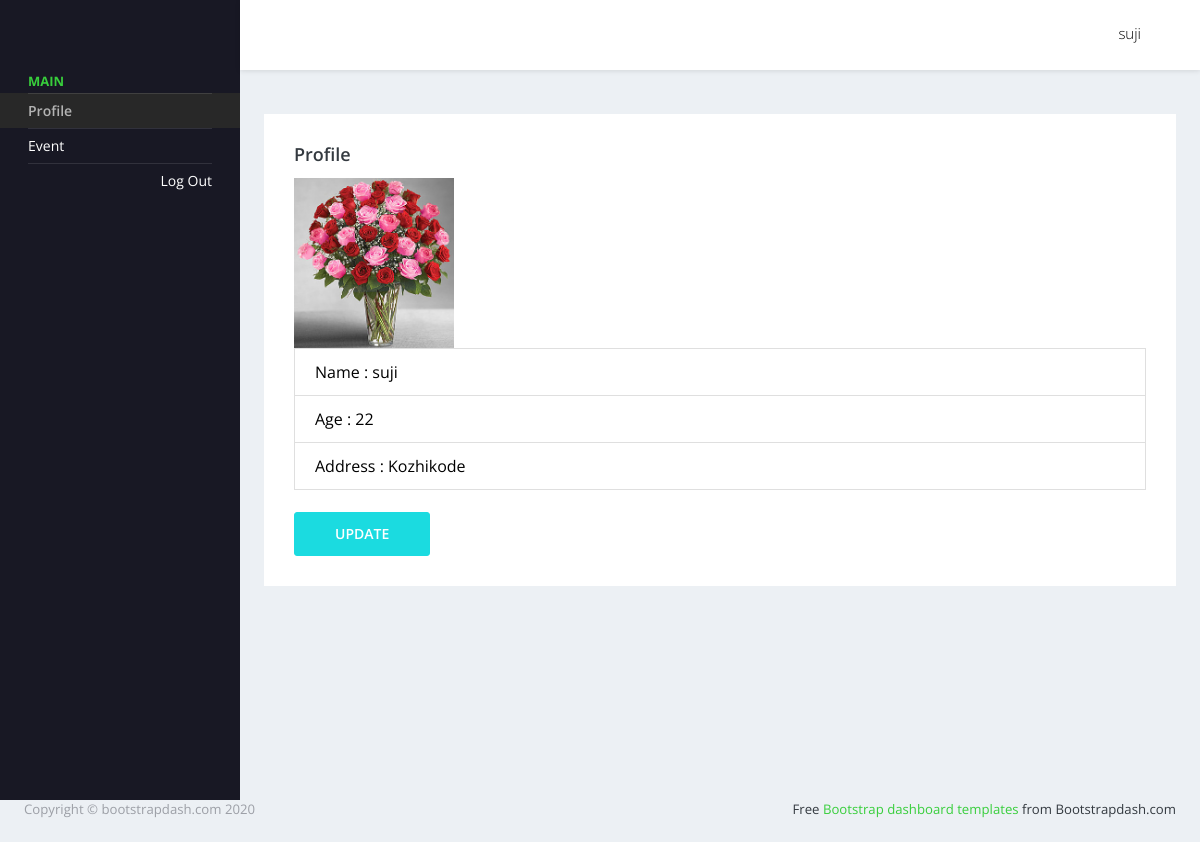
The app's page /profileview (signed in) with its own data.
### myapp/models.py (models this page shows)
class Login(AbstractUser):
    is_user=models.BooleanField(default=False)

class userlogin(models.Model):
    user=models.ForeignKey(Login,on_delete=models.CASCADE)
    name=models.CharField(max_length=30)
    age=models.IntegerField(null=True,blank=True)
    address=models.TextField(max_length=200)
    image=models.ImageField()

### myapp/views.py (the view)
# urls.py: path('profileview', views.profileview, name='profileview'),
def profileview(request):
    u = request.user
    data = userlogin.objects.filter(user=u)
    print(data)
    return render(request,'userpages/profileview.html',{'data':data})

### templates/userpages/profileview.html (shortened to what this page needs)
{% extends 'userpages/userhome.html' %}
{% load static %}
{% block content %}
<div class="card">
    <div class="card-body">
        <h4 class="card-title">Profile</h4>
        <form method ='post' enctype="multipart/form-data">
           {% for i in data %}
            <div class="template-demo">
                <div><img style="height: 170px;width: 160px;" src="{{i.image.url}}" ></div>
                <div style="color:black";>
                  <li class="list-group-item">Name : {{i.name}}</li>
                  <li class="list-group-item">Age : {{i.age}} </li>
                  <li class="list-group-item">Address : {{i.address}}</li>
                </div>
            </div>
            <br>
                <a class="btn btn-primary" href="{% url 'profileupdate' i.id %}">UPDATE</a>
                {% endfor %}
        </form>
    </div>
</div>
{% endblock %}

### templates/userpages/userhome.html (shortened to what this page needs)
<!DOCTYPE html>
<html lang="en">
{% load static %}
  <head>
    <link rel="stylesheet" href="{% static 'Admin/assets/vendors/mdi/css/materialdesignicons.min.css' %}">
    <link rel="stylesheet" href="{% static 'Admin/assets/vendors/flag-icon-css/css/flag-icon.min.css' %}">
    <link rel="stylesheet" href="{% static 'Admin/assets/vendors/css/vendor.bundle.base.css' %}">
    <link rel="stylesheet" href="{% static 'Admin/assets/vendors/font-awesome/css/font-awesome.min.css' %}" />
    <link rel="stylesheet" href="{% static 'Admin/assets/vendors/bootstrap-datepicker/bootstrap-datepicker.min.css' %}">
    <link rel="stylesheet" href="{% static 'Admin/assets/css/style.css' %}">
  </head>
  <body>
    <div class="container-scroller">
      <nav class="navbar default-layout-navbar col-lg-12 col-12 p-0 fixed-top d-flex flex-row">
        <div class="text-center navbar-brand-wrapper d-flex align-items-center justify-content-center">
        </div>
        <div class="navbar-menu-wrapper d-flex align-items-stretch">
          <button class="navbar-toggler navbar-toggler align-self-center" type="button" data-toggle="minimize">
          </button>
          <ul class="navbar-nav navbar-nav-right">
            <li class="nav-item nav-profile dropdown">
              <a class="nav-link dropdown-toggle" id="profileDropdown" href="#" data-toggle="dropdown" aria-expanded="false">
                <div class="nav-profile-text">
                  <p class="mb-1 text-black">{{request.user}}</p>
                </div>
              </a>
            </li>
          </ul>
        </div>
      </nav>
      <div class="container-fluid page-body-wrapper">
        <nav class="sidebar sidebar-offcanvas" id="sidebar">
          <ul class="nav">
            <li class="nav-item nav-category">Main</li>
            <li class="nav-item">
              <a class="nav-link" href="{% url 'profileview' %}">
                <span class="menu-title">Profile</span>
              </a>
            </li>
            <li class="nav-item">
              <a class="nav-link" data-toggle="collapse" href="#auth" aria-expanded="false" aria-controls="auth">
                <span class="menu-title">Event</span>
              </a>
            </li>
            <li class="nav-item sidebar-user-actions">
              <div class="sidebar-user-menu">
                <a href="{% url 'log' %}" class="nav-link">
                  <span class="menu-title">Log Out</span></a>
              </div>
            </li>
          </ul>
        </nav>
        <div class="main-panel">
          <div class="content-wrapper">
             {% block content %}{% endblock %}
                  </div>
                </div>
              </div>
            </div>
          <footer class="footer">
            <div class="footer-inner-wraper">
              <div class="d-sm-flex justify-content-center justify-content-sm-between">
                <span class="text-muted d-block text-center text-sm-left d-sm-inline-block">Copyright © bootstrapdash.com 2020</span>
                <span class="float-none float-sm-right d-block mt-1 mt-sm-0 text-center"> Free <a href="https://www.bootstrapdash.com/" target="_blank">Bootstrap dashboard templates</a> from Bootstrapdash.com</span>
              </div>
            </div>
          </footer>
  </body>
</html>

### records on screen
Login: user "suji"
userlogin: image (picture), name "suji", age "22", address "Kozhikode"
